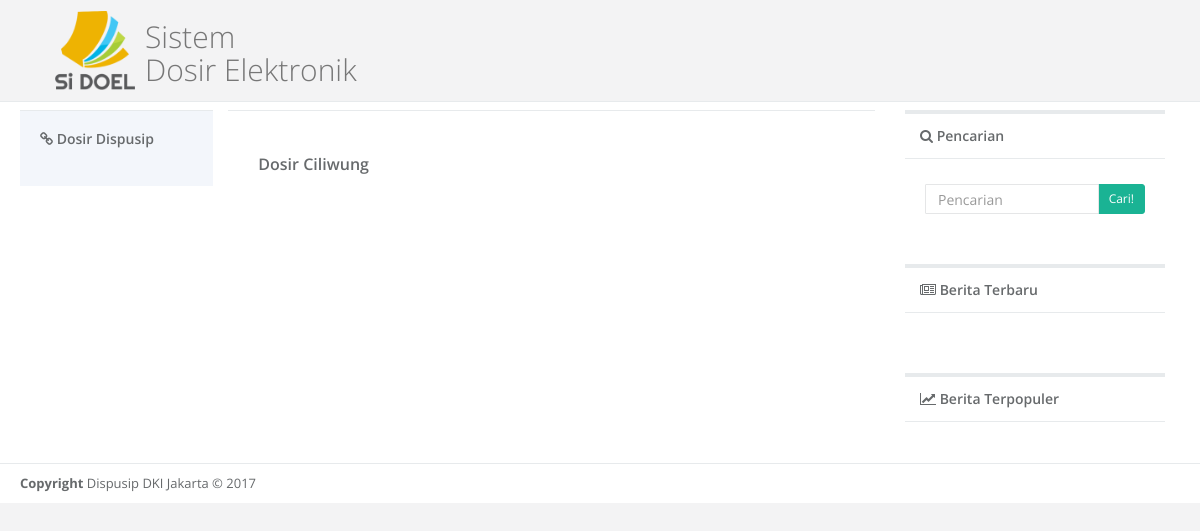
Before: /?p=category-detail&category=Ciliwung with the older database file.
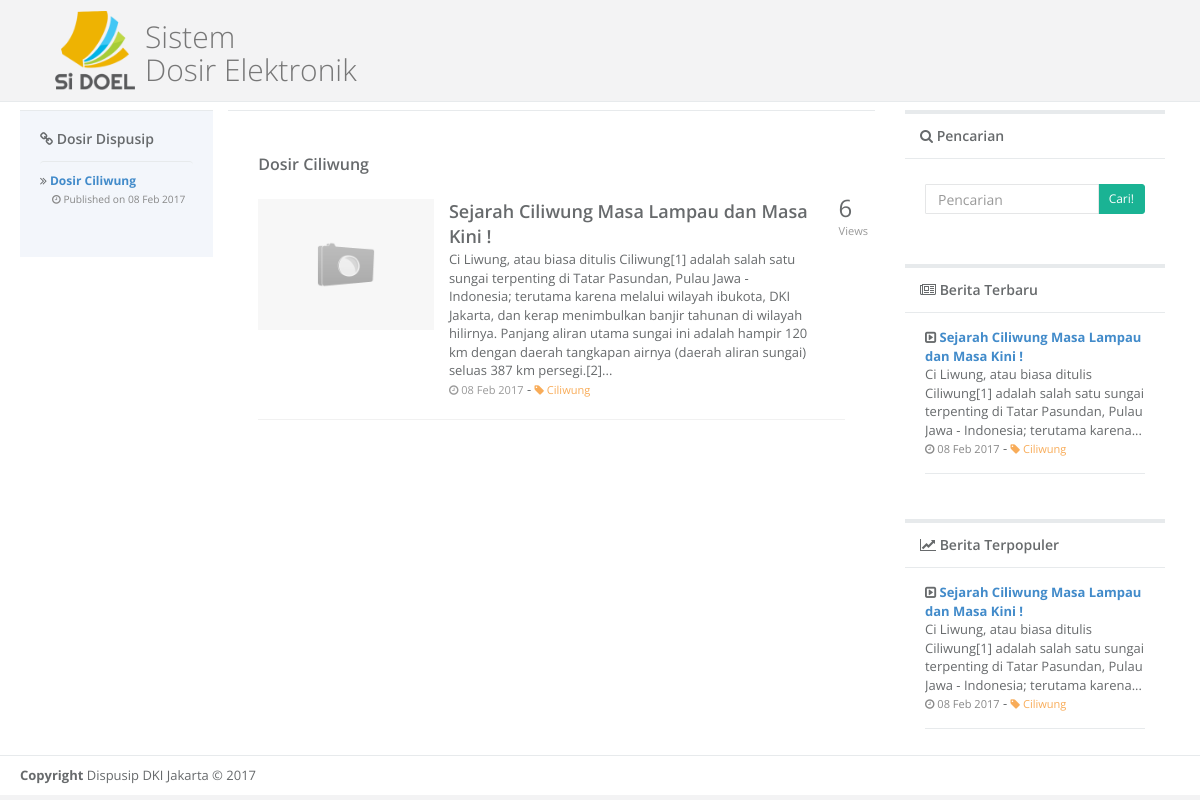
After: the same page with the newer database file.
### tables this page shows
CREATE TABLE `tbl_artikel` (
  `sid` varchar(36) NOT NULL,
  `tanggal` date NOT NULL,
  `judul` varchar(100) NOT NULL,
  `author` varchar(100) NOT NULL,
  `isi` text NOT NULL,
  `category` varchar(50) NOT NULL,
  `cover` varchar(50) DEFAULT NULL,
  `viewed` int(5) DEFAULT '0',
  `is_publish` tinyint(1) NOT NULL DEFAULT '0'
);

### config/configuration.php (called while the page is built, shortened)
<?php
    function get_tanggal($tanggal) {
        $day = date('d', strtotime($tanggal));
        $year = date('Y', strtotime($tanggal));
        $month = date('M', strtotime($tanggal));
        $monthList = array(
            "Jan" => "Jan",
            "Feb" => "Feb",
            "Mar" => "Mar",
            "Apr" => "Apr",
            "May" => "Mei",
            "Jun" => "Jun",
            "Jul" => "Jul",
            "Aug" => "Ags",
            "Sep" => "Sep",
            "Oct" => "Okt",
            "Nov" => "Nov",
            "Dec" => "Des"
        );
        return $day." ".$monthList[$month]." ".$year;
    }
    function trim_text($input, $length, $ellipses = true, $strip_html = true) {
        if ($strip_html) {
            $input = strip_tags($input);
        }
        $last_space = strrpos(substr($input, 0, $length), ' ');
        $trimmed_text = substr($input, 0, $last_space);
        if ($ellipses) {
            $trimmed_text .= '...';
        }
        return $trimmed_text;
    }
?>

### form/templates/container_right.php (the view)
<div class="row">
    <div class="col-lg-12">
        <div class="ibox float-e-margins">
            <div class="ibox-title">
                <h5><i class="fa fa-search"></i> Pencarian</h5>
            </div>
            <div class="ibox-content">
                <div class="search-form">
                    <form action="" method="post">
                        <div class="input-group">
                            <input type="text" placeholder="Pencarian" name="txt_search" value="<?php echo $txtSearch;?>" class="input-sm form-control">
                            <span class="input-group-btn">
                            <button type="submit" class="btn btn-sm btn-primary" name="searching"> Cari!</button> </span>
                        </div>
                    </form>
                </div>
            </div>
        </div>
    </div>
    <div class="col-lg-12">
        <div class="ibox float-e-margins">
            <div class="ibox-title">
                <h5><i class="fa fa-newspaper-o"></i> Berita Terbaru</h5>
            </div>
            <div class="ibox-content">
                <div class="feed-activity-list">
                <?php
                    $sql = mysqli_query($conn, "SELECT * FROM tbl_artikel WHERE is_publish = 1 order by tanggal desc LIMIT 5");
                    while($arr = mysqli_fetch_array($sql)) {
                ?>
                    <div class="feed-element">
                        <div>
                            <i class="fa fa-caret-square-o-right"></i>
                            <strong><a href="?p=detail&id=<?php echo $arr['sid'];?>"><?php echo $arr['judul']?></a></strong>
                            <div><?php echo trim_text(htmlspecialchars_decode($arr['isi']), 150);?></div>
                            <small class="text-muted"><i class="fa fa-clock-o"></i> <?php echo get_tanggal($arr['tanggal'])?></small> -
                            <small class="text-warning"><a href="?p=category-detail&category=<?php echo $arr['category']?>" class="text-warning"><i class="fa fa-tag"></i> <?php echo $arr['category']?></a></small>
                        </div>
                    </div>
                    <?php } ?>
                </div>
            </div>
        </div>
    </div>
    <div class="col-lg-12">
        <div class="ibox float-e-margins">
            <div class="ibox-title">
                <h5><i class="fa fa-line-chart"></i> Berita Terpopuler</h5>
            </div>
            <div class="ibox-content">
                <div class="feed-activity-list">
                <?php
                    $sql = mysqli_query($conn, "SELECT * FROM tbl_artikel WHERE is_publish = 1 order by viewed desc LIMIT 5");
                    while($arr = mysqli_fetch_array($sql)) {
                ?>
                    <div class="feed-element">
                        <div>
                            <i class="fa fa-caret-square-o-right"></i>
                            <strong><a href="?p=detail&id=<?php echo $arr['sid'];?>"><?php echo $arr['judul']?></a></strong>
                            <div><?php echo trim_text(htmlspecialchars_decode($arr['isi']), 150);?></div>
                            <small class="text-muted"><i class="fa fa-clock-o"></i> <?php echo get_tanggal($arr['tanggal'])?></small> -
                            <small class="text-warning"><a href="?p=category-detail&category=<?php echo $arr['category']?>" class="text-warning"><i class="fa fa-tag"></i> <?php echo $arr['category']?></a></small>
                        </div>
                    </div>
                    <?php } ?>
                </div>
            </div>
        </div>
    </div>
</div>

### index.php (shortened to what this page needs)
<?php include("config/configuration.php");?>
<!DOCTYPE html>
<html>
    <head>
        <link href="lib/css/bootstrap.min.css" rel="stylesheet">
        <link href="lib/font-awesome/css/font-awesome.css" rel="stylesheet">
        <link href="lib/css/style.css" rel="stylesheet">
        <link href="css/default.css" rel="stylesheet">
    </head>
    <body class="body-content">
        <div id="wrapper">
            <div id="page-wrapper" style="margin-left: 0px;min-height: inherit;" class="gray-bg dashbard-1">
                <nav class="navbar navbar-default navbar-fixed-top">
                  <div class="container">
                        <div class="navbar-header">
                            <a href="?p=home"><img alt="Brand" class="img-responsive" width="130px" src="images/siDOEL.png"></a>
                        </div>
                        <div class="navbar-text" style="margin: 0 0 0 -15px;">
                            <p>
                                <h1>
                                    Sistem <br />
                                    Dosir Elektronik
                                </h1>
                            </p>
                        </div>
                  </div>
                </nav>
                <div class="row  border-bottom white-bg dashboard-header">
                    <div class="col-lg-2 ibox-content ibox-heading">
                        <?php include("form/templates/container_left.php");?>
                    </div>
                    <div class="col-lg-7">
                        <?php include("form/templates/container_center.php");?>
                    </div>
                    <div class="col-lg-3">
                        <?php include("form/templates/container_right.php");?>
                    </div>
                </div>
                <div class="footer">
                    <div>
                        <strong>Copyright</strong> Dispusip DKI Jakarta &copy; 2017
                    </div>
                </div>
            </div>
        </div>
    </body>
</html>

### form/templates/container_left.php
<h4><i class="fa fa-link"></i> Dosir Dispusip</h4>
<ul class="list-group clear-list m-t">
	<?php
	    $sql = mysqli_query($conn, "SELECT * FROM tbl_artikel WHERE is_publish = 1 group by category order by viewed desc, tanggal desc, judul desc LIMIT 15");
	    while($arr = mysqli_fetch_array($sql)) {
	?>
     <li class="list-group-item">
        <div class="dropdown-messages-box">
            <div class="media-body">
                <i class="fa fa-angle-double-right"></i>
                <strong> <a href="?p=dosir-detail&dosir=<?php echo $arr['category'];?>">Dosir <?php echo $arr['category']; ?> </a></strong><br>
                &emsp;<small class="text-muted"><i class="fa fa-clock-o"></i> Published on <?php echo get_tanggal($arr['tanggal'])?></small>
            </div>
        </div>
    <?php } ?>
    </li>
</ul>

### form/templates/container_center.php (shortened to what this page needs)
<?php
    $pagePost = $_POST['searching'];
    $txtSearch = "";
    $page = $_GET['p'];
    if (isset($pagePost)) {
        $txtSearch = $_POST['txt_search'];
        include("form/public/result_search.php");
    } else if (isset($page)) {
        switch ($page) {
            case 'category-detail':
                include("form/public/category_detail.php");
                break;
        }
    } else {
        include("form/public/home.php");
    }
?>

### form/public/category_detail.php
<?php
    $page = $_GET['category'];
    if (isset($page)) {
?>
<div class="ibox-content forum-container">
    <div class="forum-title">
        <h3>Dosir <?php echo $page;?></h3>
    </div>
    <?php
        $sql = mysqli_query($conn, "SELECT * FROM tbl_artikel where is_publish = 1 and category = '$page' order by tanggal desc");
        while($arr = mysqli_fetch_array($sql)) {
    ?>
    <div class="forum-item">
        <div class="row">
            <div class="col-md-4">
                <img alt="image" class="img-responsive" src="images/picture_not_available.png">
            </div>
            <div class="col-md-7">
                <div class="row">
                    <a href="?p=detail&id=<?php echo $arr['sid'];?>" class="forum-item-title"><?php echo $arr['judul']?></a>
                    <div class=""><?php echo trim_text(htmlspecialchars_decode($arr['isi']), 400);?></div>
                </div>
                <div class="row">
                    <small class="text-muted"><i class="fa fa-clock-o"></i> <?php echo get_tanggal($arr['tanggal'])?></small> -
                    <small class="text-warning"><a href="?p=category-detail&category=<?php echo $arr['category']?>" class="text-warning"><i class="fa fa-tag"></i> <?php echo $arr['category']?></a></small>
                </div>
            </div>
            <div class="col-md-1">
                <div class="col-md-1 forum-info">
                    <span class="views-number">
                        <?php echo number_format($arr['viewed']);?>
                    </span>
                    <div>
                        <small>Views</small>
                    </div>
                </div>
            </div>
        </div>
    </div>
    <?php } ?>
</div>
<?php } else {include("form/templates/404.php");} ?>

### css/default.css (style rules this page uses)
.body-content { padding-top: 90px !important; }

Changed rows visible on the page:
now on this page (row edited): tbl_artikel: category "Ciliwung", tanggal "08 Feb 2017", judul "Sejarah Ciliwung Masa Lampau dan Masa Kini !", isi "Ci Liwung, atau biasa ditulis Ciliwung[1] adalah salah satu sungai terpenting di Tatar Pasundan, Pulau Jawa - Indonesia; terutama karena melalui wilayah ibukota, DKI Jakarta, dan kerap menimbulkan banjir tahunan di wilayah hilirnya. Panjang aliran utama sungai ini adalah hampir 120 km dengan daerah tangkapan airnya (daerah aliran sungai) seluas 387 km persegi.[2]...", viewed "6", isi "Ci Liwung, atau biasa ditulis Ciliwung[1] adalah salah satu sungai terpenting di Tatar Pasundan, Pulau Jawa - Indonesia; terutama karena..."
